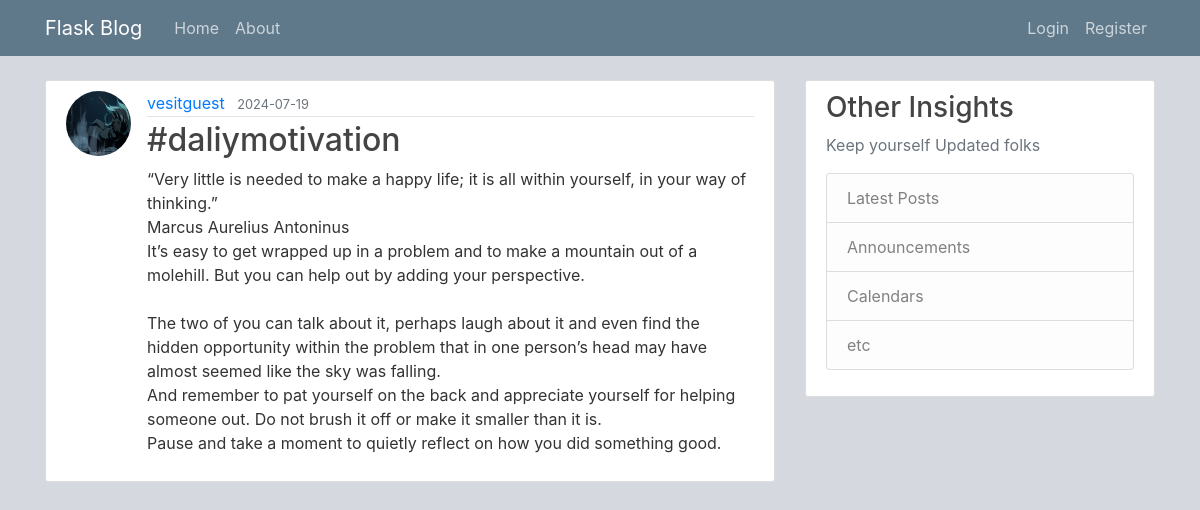
Page /post/34 on the committed database.
### flaskblog/models.py (models this page shows, shortened)
class User(db.Model, UserMixin):
    id = db.Column(db.Integer, primary_key=True)
    username = db.Column(db.String(20), unique=True, nullable=False)
    email = db.Column(db.String(120), unique=True, nullable=False)
    image_file = db.Column(db.String(20), nullable=False, default='default.jpg')
    password = db.Column(db.String(60), nullable=False)
    posts = db.relationship('Post', backref='author', lazy=True)

class Post(db.Model):
    id = db.Column(db.Integer, primary_key=True)
    title = db.Column(db.String(100), nullable=False)
    date_posted = db.Column(db.DateTime, nullable=False, default=datetime.utcnow)
    content = db.Column(db.Text, nullable=False)
    user_id = db.Column(db.Integer, db.ForeignKey('user.id'), nullable=False)

### flaskblog/posts/routes.py (the view)
@posts.route('/post/<int:post_id>')
def post(post_id):
    post = Post.query.get_or_404(post_id)
    return render_template('post.html', title=post.title, post=post)

### flaskblog/templates/post.html (shortened to what this page needs)
{% extends "layout.html" %}
{% block content %}
        <article class="media content-section">
          <img class="rounded-circle article-img" src="{{ url_for('static', filename='pfp/' + post.author.image_file) }}">
          <div class="media-body">
            <div class="article-metadata">
              <a class="mr-2" href="{{url_for('users.user_posts', username = post.author.username)}}"> {{ post.author.username }}</a>
              <small class="text-muted">{{ post.date_posted.strftime('%Y-%m-%d') }}</small>
            </div>
            <h2 class="article-title"> {{ post.title }} </h2>
            <p class="article-content">{{ post.content }}</p>
          </div>
        </article>
{% endblock content %}

### flaskblog/static/main.css (style rules this page uses)
body { background: #d5d8de; color: #333333; margin-top: 5rem; }
h1, h2, h3, h4, h5, h6 { color: #444444; }
.content-section { background: #ffffff; padding: 10px 20px; border: 1px solid #dddddd; border-radius: 3px; margin-bottom: 20px; }
.article-title { color: #444444; }
.article-content { white-space: pre-line; }
.article-img { height: 65px; width: 65px; margin-right: 16px; }
.article-metadata { padding-bottom: 1px; margin-bottom: 4px; border-bottom: 1px solid #e3e3e3 }

### rows in the picture
User: image_file (placeholder picture), author.username "vesitguest"
Post: date_posted "2024-07-19", title "#daliymotivation", content "“Very little is needed to make a happy life; it is all within yourself, in your way of thinking.” Marcus Aurelius Antoninus It’s easy to get wrapped up in a problem and to make a mountain out of a molehill. But you can help out by adding your perspective. The two of you can talk about it, perhaps laugh about it and even find the hidden opportunity within the problem that in one person’s head may have almost seemed like the sky was falling. And remember to pat yourself on the back and appreciate yourself for helping someone out. Do not brush it off or make it smaller than it is. Pause and take a moment to quietly reflect on how you did something good."
